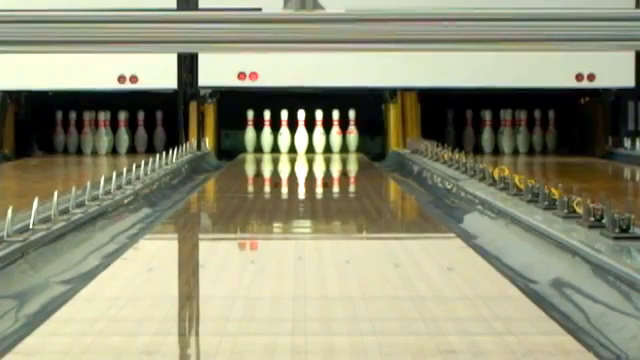
#> input picture frame 15 of videos/video4.mp4, 640 x 360 px
$ python 2.py
#> lines starting #> are read from the running program, lines starting #| are printed output that depends on the picture
#> further down, frame is the input picture: shape (360, 640, 3); mean B, G, R 120.4, 146.2, 146.4
import cv2
import numpy as np

def frame_to_macroblocks(frame, window=32):
#> called with window = 32
    previous_width = frame.shape[0]
#> previous_width = 360
    width = fit_size(previous_width)
#> width = 384
    previous_height = frame.shape[1]
#> previous_height = 640
    height = fit_size(previous_height)
#> height = 672

    # Add padding so it can be divided by 32
    width_pad = (0, width - previous_width)
#> width_pad = (0, 24)
    height_pad = (0, height - previous_height)
#> height_pad = (0, 32)
    depth_pad = (0, 0)
    padding = (width_pad, height_pad, depth_pad)
#> padding = ((0, 24), (0, 32), (0, 0))
    padded_frame = np.pad(frame, padding, mode='constant')
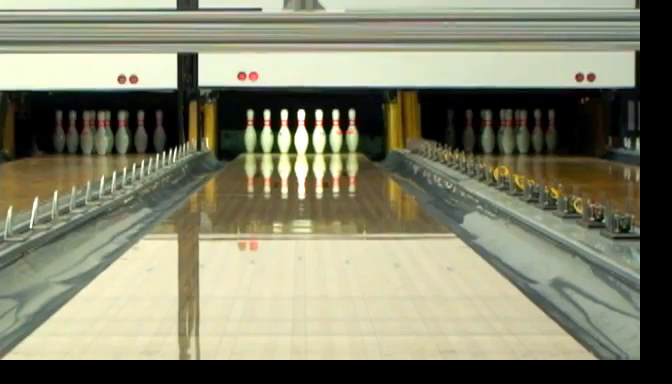
#> padded_frame: shape (384, 672, 3); mean B, G, R 107.5, 130.6, 130.7
    # Create 32x32 blocks based on the x-y plane of the frame.
    macroblocks = []
    for w in range(0, width - window, window):
        row = []
        for h in range(0, height - window, window):
            macroblock = padded_frame[w:w + window, h:h + window]
            row.append(macroblock)
        macroblocks.append(row)
#> after the loop, macroblocks = 11 items
    return macroblocks

def macroblocks_to_frame(macroblocks):
    # gather all macroblocks in  x  for each row.
    rows = []
    for row in macroblocks:
        rows.append(np.concatenate([macroblock for macroblock in row], axis=1))

    # gather all macroblock in y for each row.
    frame = np.concatenate([row for row in rows], axis=0)
    return frame

def fit_size(x, window=32):
    # Find the closest integer based on x that is divisible by 32.
    return (x + window) - (x % window)


video = cv2.VideoCapture('videos/video4.mp4')

previous = False
mb_prev = None

while video.isOpened():
    success, frame = video.read()

    # Break if the video has ended.
    if not success:
        break

    # Extract macroblocks with size 32
    mb = frame_to_macroblocks(frame, window=32)
#> mb = 11 items

    # Keep previous macroblocks except from the first iteration.
    if not previous:
        previous = True
        mb_prev = mb
#> mb_prev = 11 items
        continue

    # Replace macroblocks to hide motion.
    for i in range(3, 11):
        mb[i] = mb_prev[i]

    mb_frame = macroblocks_to_frame(mb)

    cv2.imshow('Original Video', frame)
    cv2.imshow('Object removal', mb_frame)

    # Keep previous macro-blocks.
    mb_prev = mb

    cv2.waitKey(30)

video.release()
cv2.destroyAllWindows()

$ run again, starting later in the video
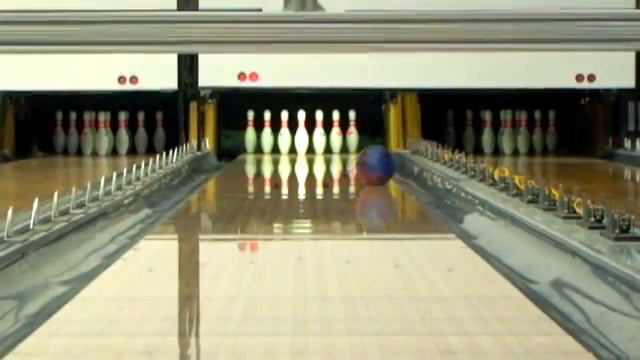
#> input picture frame 69 of videos/video4.mp4, 640 x 360 px
#> frame is the input picture: shape (360, 640, 3); mean B, G, R 120, 146, 147.1
#> in frame_to_macroblocks, `padded_frame = np.pad(frame, padding, mode='constant')`:
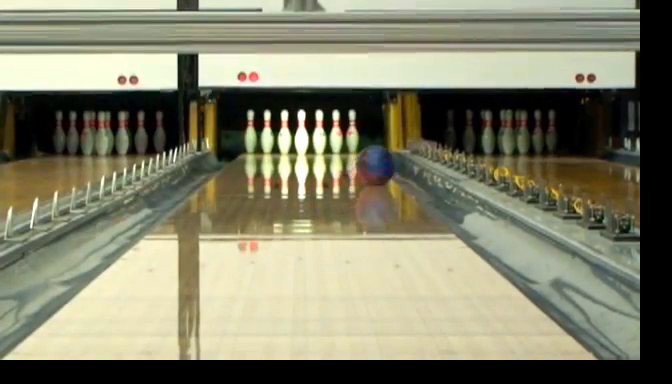
#> padded_frame: shape (384, 672, 3); mean B, G, R 107.1, 130.3, 131.4
#> after the loop in frame_to_macroblocks, `for w in range(0, width - window, window):`: macroblocks = 11 items

$ run again, starting later in the video
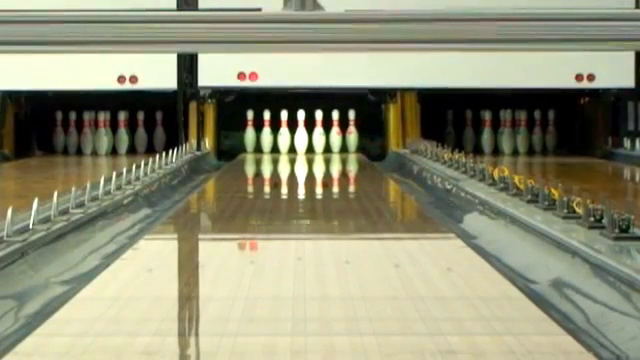
#> input picture frame 123 of videos/video4.mp4, 640 x 360 px
#> frame is the input picture: shape (360, 640, 3); mean B, G, R 119.4, 145.3, 145.4
#> in frame_to_macroblocks, `padded_frame = np.pad(frame, padding, mode='constant')`:
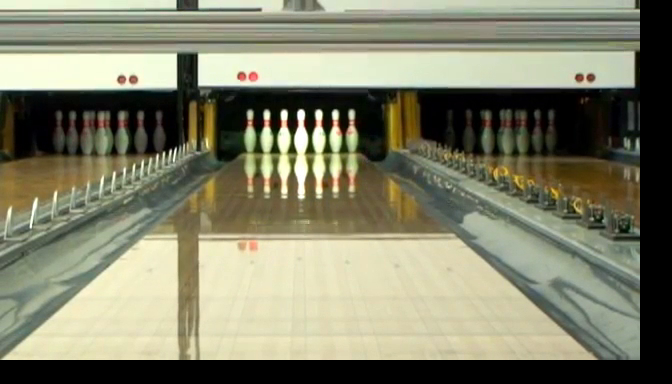
#> padded_frame: shape (384, 672, 3); mean B, G, R 106.6, 129.7, 129.8
#> after the loop in frame_to_macroblocks, `for w in range(0, width - window, window):`: macroblocks = 11 items
